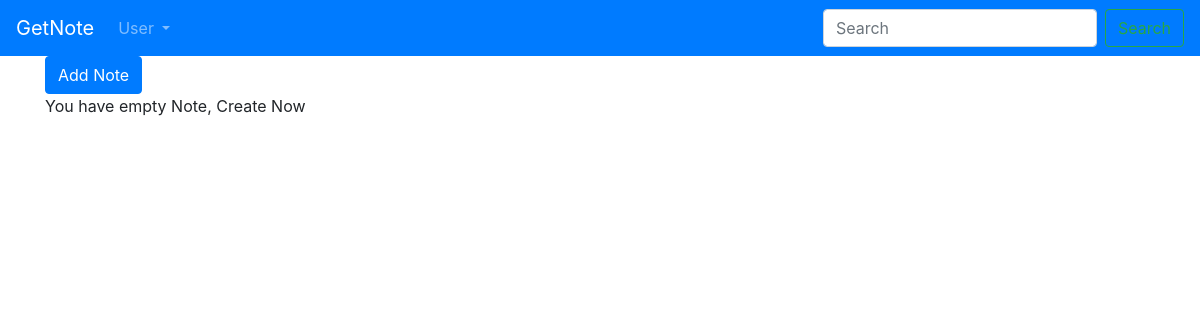
Before: /note/tag/django/ (signed in) with the older database file.
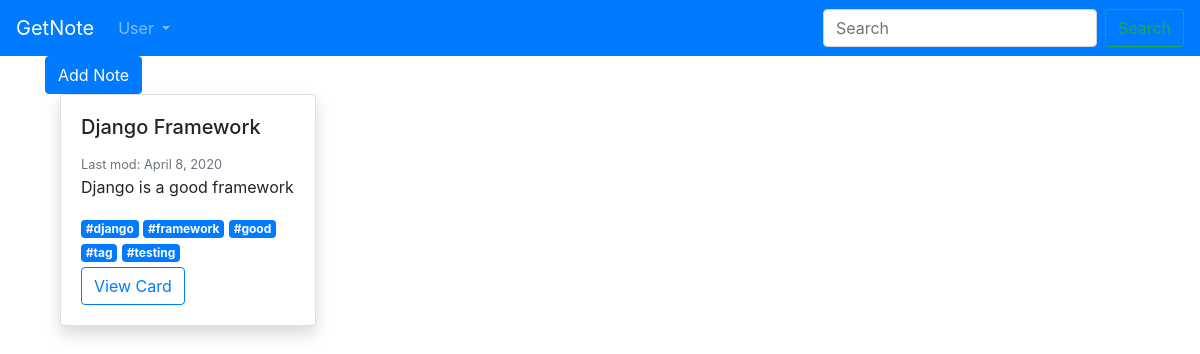
After: the same page with the newer database file.
### note/models.py (models this page shows, shortened)
class Note(models.Model):
    user = models.ForeignKey(settings.AUTH_USER_MODEL,on_delete=models.CASCADE)
    title = models.CharField(max_length=30)
    text = models.TextField(null=True,blank=True)
    tags = models.ManyToManyField(Tag)
    created_date = models.DateTimeField(auto_now_add=True)
    last_modified = models.DateTimeField(auto_now=True)
    slug = models.SlugField(null=False,unique=True)
    class Meta:
        ordering= ['-last_modified']
    def getNoteTags(self):
        return self.tags.all()

class Tag(models.Model):
    name = models.CharField(max_length=50,unique=True)
    slug = models.SlugField(null=False,unique=True)
    class Meta:
        ordering= ['name']

### note/views.py (the view)
# urls.py: path("tag/<slug:slug>/",TagFilterView.as_view(),name='tag_filter'),
class TagFilterView(ListView):
    template_name = "base/home_page.html"
    model = Note
    def get_queryset(self):
        tags = self.kwargs['slug']
        queryset = super(TagFilterView, self).get_queryset()
        if self.request.user.is_authenticated:
            user = self.request.user
            queryset = Note.objects.filter(user_id=user.id).filter(tags__name=tags)
        else:
            queryset = Note.objects.none()
        return queryset
    def get_context_data(self, **kwargs):
        context = super(TagFilterView, self).get_context_data(**kwargs)
        if self.request.user.is_authenticated:
            tagList = ""
            for q in getDistinctUserTags(self.request):
                tagList+=q.name+","
            context['tagList']=tagList[:len(tagList)-1]
        return context

### accounts/models.py (called while the page is built)
    @property
    def is_active(self):
        return self.active

### note/views.py (called while the page is built)
def getDistinctUserTags(request):
    user = request.user
    return Tag.objects.filter(note__user=user).distinct()

### templates/base/home_page.html
{% extends 'base.html' %}
{% block content %}
    {% if user.is_authenticated %}
        {% include 'snippet/note.html' %}
        {% include 'list_note.html' with note_list=object_list %}
    {% else %}
        <div class="alert alert-primary my-4" role="alert">
            <h4 class="text-center">Join GetNote to add notes here.</h4>
        </div>
    {% endif %}
{% endblock content %}

### note/templates/list_note.html
<div class="container">
    <div class="row note-list-row">
        {% if note_list %}
            {% for note in note_list %}
                <div class="col-3">
                    {% include 'snippet/preview.html' with note=note %}
                </div>
            {% endfor %}
        {% else %}
            <p id="empty-note-msg">You have empty Note, Create Now</p>
        {% endif %}
    </div>
</div>

### note/templates/snippet/preview.html
<div class="card shadow mb-3 bg-white rounded" style="width: 16rem;">
    <div class="card-body">
        <h5 class="card-title">{{ note.title|truncatechars:21 }}</h5>
        <small class="card-subtitle mb-2 pt-2 text-muted">Last mod: {{ note.last_modified.date }}</small>
        <br>
        <p class="card-text">{{ note.text|truncatechars:80 }}</p>
        <div class="diplay:flex">
            {% for tag in note.getNoteTags %}
                <a href="{% url 'note:tag_filter' tag.slug %}" class="badge badge-primary">#{{ tag.name }}</a>
            {% endfor %}
        </div>
        <button type="button" class="btn btn-outline-primary mt-1">View Card</button>
    </div>
</div>

Changed rows visible on the page:
added Note: title "Django Framework", last_modified "April 8, 2020", text "Django is a good framework"
added Tag: name "django"
added Tag: name "framework"
added Tag: name "good"
added Tag: name "tag"
added Tag: name "testing"
Other visible differences:
text no longer shown: "You have empty Note, Create Now"
